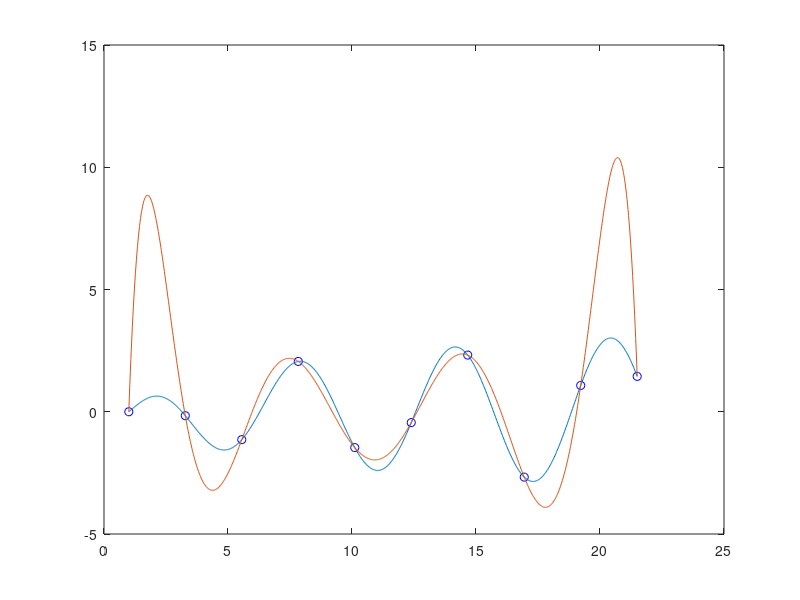

Recreate this plot in MATLAB.
clc
clear
close all


xd = 1,5;
xu = 21.5;
len = 10;



xi = linspace (xd,xu,1000);
yi = log(xi).*sin(xi);


x = linspace(xd,xu,len);
y = log(x).*sin(x);
p = zeros(1,len);

for i = 1 : len
    tmp1=x;
    tmp1(i) = [];
    tmp2=poly(tmp1);
    tmp1=x(i)-tmp1;
    tmp2=tmp2*y(i)/prod(tmp1);
    p=p+tmp2;
end

%xo = linspace (xd,xu,1000);
yo=polyval(p,xi)

figure;
plot(x,y,'ob'); hold on;
plot(xi,yi);
plot(xi,yo);

